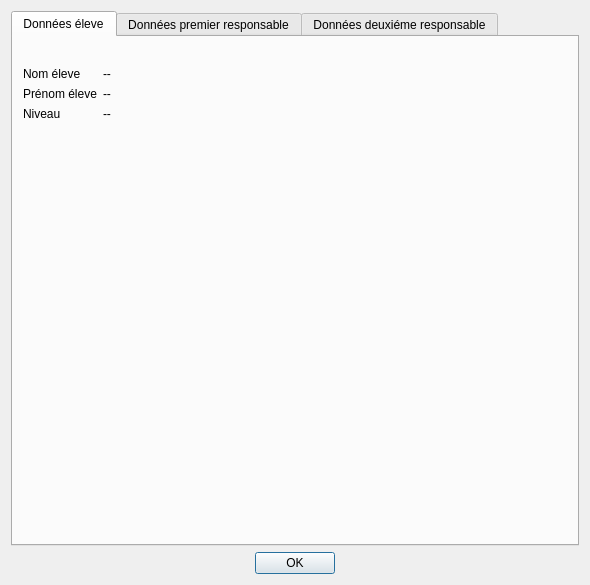
<?xml version="1.0" encoding="UTF-8"?>
<ui version="4.0">
 <class>DetailsDossier</class>
 <widget class="QDialog" name="DetailsDossier">
  <property name="geometry">
   <rect>
    <x>0</x>
    <y>0</y>
    <width>590</width>
    <height>585</height>
   </rect>
  </property>
  <property name="windowTitle">
   <string>Details Dossier</string>
  </property>
  <layout class="QVBoxLayout" name="verticalLayout">
   <item>
    <widget class="QTabWidget" name="tabWidget_2">
     <property name="currentIndex">
      <number>0</number>
     </property>
     <widget class="QWidget" name="tab_3">
      <attribute name="icon">
       <iconset resource="logo.qrc">
        <normaloff>:/images/Academic-Hat.png</normaloff>:/images/Academic-Hat.png</iconset>
      </attribute>
      <attribute name="title">
       <string>Données éleve</string>
      </attribute>
      <widget class="QWidget" name="layoutWidget">
       <property name="geometry">
        <rect>
         <x>10</x>
         <y>30</y>
         <width>551</width>
         <height>361</height>
        </rect>
       </property>
       <layout class="QFormLayout" name="formLayout">
        <item row="0" column="0">
         <widget class="QLabel" name="nomLeveLabel">
          <property name="text">
           <string>Nom éleve</string>
          </property>
         </widget>
        </item>
        <item row="1" column="0">
         <widget class="QLabel" name="prNomLeveLabel">
          <property name="text">
           <string>Prénom éleve</string>
          </property>
         </widget>
        </item>
        <item row="2" column="0">
         <widget class="QLabel" name="niveauLabel">
          <property name="text">
           <string>Niveau</string>
          </property>
         </widget>
        </item>
        <item row="0" column="1">
         <widget class="QLabel" name="label_2">
          <property name="text">
           <string>--</string>
          </property>
         </widget>
        </item>
        <item row="1" column="1">
         <widget class="QLabel" name="label_3">
          <property name="text">
           <string>--</string>
          </property>
         </widget>
        </item>
        <item row="2" column="1">
         <widget class="QLabel" name="label_5">
          <property name="text">
           <string>--</string>
          </property>
         </widget>
        </item>
       </layout>
      </widget>
     </widget>
     <widget class="QWidget" name="tab_4">
      <attribute name="icon">
       <iconset resource="logo.qrc">
        <normaloff>:/images/User.png</normaloff>:/images/User.png</iconset>
      </attribute>
      <attribute name="title">
       <string>Données premier responsable</string>
      </attribute>
      <widget class="QWidget" name="layoutWidget_2">
       <property name="geometry">
        <rect>
         <x>10</x>
         <y>20</y>
         <width>551</width>
         <height>471</height>
        </rect>
       </property>
       <layout class="QFormLayout" name="formLayout_2">
        <property name="labelAlignment">
         <set>Qt::AlignLeading|Qt::AlignLeft|Qt::AlignVCenter</set>
        </property>
        <property name="formAlignment">
         <set>Qt::AlignRight|Qt::AlignTop|Qt::AlignTrailing</set>
        </property>
        <property name="rightMargin">
         <number>0</number>
        </property>
        <item row="0" column="0">
         <widget class="QLabel" name="nomPremierResponsableLabel">
          <property name="text">
           <string>Nom Premier Responsable</string>
          </property>
         </widget>
        </item>
        <item row="1" column="0">
         <widget class="QLabel" name="prNomPremierResponsableLabel">
          <property name="text">
           <string>Prénom Premier Responsable    </string>
          </property>
         </widget>
        </item>
        <item row="3" column="0">
         <widget class="QLabel" name="label">
          <property name="text">
           <string>Adresse Premier Responsable</string>
          </property>
         </widget>
        </item>
        <item row="3" column="1">
         <widget class="QTabWidget" name="tabWidget">
          <property name="sizeIncrement">
           <size>
            <width>0</width>
            <height>0</height>
           </size>
          </property>
          <property name="currentIndex">
           <number>0</number>
          </property>
          <widget class="QWidget" name="tab">
           <property name="minimumSize">
            <size>
             <width>0</width>
             <height>190</height>
            </size>
           </property>
           <property name="layoutDirection">
            <enum>Qt::LeftToRight</enum>
           </property>
           <attribute name="icon">
            <iconset resource="logo.qrc">
             <normaloff>:/images/home.png</normaloff>:/images/home.png</iconset>
           </attribute>
           <attribute name="title">
            <string>Adresse Personelle</string>
           </attribute>
           <widget class="QWidget" name="layoutWidget_3">
            <property name="geometry">
             <rect>
              <x>10</x>
              <y>20</y>
              <width>311</width>
              <height>161</height>
             </rect>
            </property>
            <layout class="QFormLayout" name="formLayout_10">
             <item row="0" column="0">
              <widget class="QLabel" name="ligneAdresse1Label">
               <property name="text">
                <string>Ligne Adresse 1</string>
               </property>
              </widget>
             </item>
             <item row="1" column="0">
              <widget class="QLabel" name="ligneAdress2Label">
               <property name="text">
                <string>Ligne Adress 2</string>
               </property>
              </widget>
             </item>
             <item row="2" column="0">
              <widget class="QLabel" name="villeLabel">
               <property name="text">
                <string>Ville</string>
               </property>
              </widget>
             </item>
             <item row="3" column="0">
              <widget class="QLabel" name="codePostaleLabel">
               <property name="text">
                <string>CodePostale</string>
               </property>
              </widget>
             </item>
             <item row="4" column="0">
              <widget class="QLabel" name="paysLabel">
               <property name="text">
                <string>Pays</string>
               </property>
              </widget>
             </item>
             <item row="0" column="1">
              <widget class="QLabel" name="label_8">
               <property name="text">
                <string>--</string>
               </property>
              </widget>
             </item>
             <item row="1" column="1">
              <widget class="QLabel" name="label_9">
               <property name="text">
                <string>--</string>
               </property>
              </widget>
             </item>
             <item row="2" column="1">
              <widget class="QLabel" name="label_10">
               <property name="text">
                <string>--</string>
               </property>
              </widget>
             </item>
             <item row="3" column="1">
              <widget class="QLabel" name="label_11">
               <property name="text">
                <string>--</string>
               </property>
              </widget>
             </item>
             <item row="4" column="1">
              <widget class="QLabel" name="label_12">
               <property name="text">
                <string>--</string>
               </property>
              </widget>
             </item>
            </layout>
           </widget>
          </widget>
          <widget class="QWidget" name="tab_2">
           <attribute name="icon">
            <iconset resource="logo.qrc">
             <normaloff>:/images/suitcase.png</normaloff>:/images/suitcase.png</iconset>
           </attribute>
           <attribute name="title">
            <string>Adresse Professionnelle</string>
           </attribute>
           <widget class="QWidget" name="layoutWidget_4">
            <property name="geometry">
             <rect>
              <x>10</x>
              <y>20</y>
              <width>311</width>
              <height>161</height>
             </rect>
            </property>
            <layout class="QFormLayout" name="formLayout_11">
             <item row="0" column="0">
              <widget class="QLabel" name="ligneAdresse1Label_5">
               <property name="text">
                <string>Ligne Adresse 1</string>
               </property>
              </widget>
             </item>
             <item row="1" column="0">
              <widget class="QLabel" name="ligneAdress2Label_5">
               <property name="text">
                <string>Ligne Adress 2</string>
               </property>
              </widget>
             </item>
             <item row="2" column="0">
              <widget class="QLabel" name="villeLabel_5">
               <property name="text">
                <string>Ville</string>
               </property>
              </widget>
             </item>
             <item row="3" column="0">
              <widget class="QLabel" name="codePostaleLabel_5">
               <property name="text">
                <string>CodePostale</string>
               </property>
              </widget>
             </item>
             <item row="4" column="0">
              <widget class="QLabel" name="paysLabel_5">
               <property name="text">
                <string>Pays</string>
               </property>
              </widget>
             </item>
             <item row="0" column="1">
              <widget class="QLabel" name="label_14">
               <property name="text">
                <string>--</string>
               </property>
              </widget>
             </item>
             <item row="1" column="1">
              <widget class="QLabel" name="label_15">
               <property name="text">
                <string>--</string>
               </property>
              </widget>
             </item>
             <item row="2" column="1">
              <widget class="QLabel" name="label_16">
               <property name="text">
                <string>--</string>
               </property>
              </widget>
             </item>
             <item row="3" column="1">
              <widget class="QLabel" name="label_17">
               <property name="text">
                <string>--</string>
               </property>
              </widget>
             </item>
             <item row="4" column="1">
              <widget class="QLabel" name="label_18">
               <property name="text">
                <string>--</string>
               </property>
              </widget>
             </item>
            </layout>
           </widget>
          </widget>
         </widget>
        </item>
        <item row="4" column="0">
         <widget class="QLabel" name="nTelephonesLabel">
          <property name="text">
           <string>N° Telephones</string>
          </property>
         </widget>
        </item>
        <item row="4" column="1">
         <layout class="QGridLayout" name="gridLayout">
          <item row="0" column="0">
           <widget class="QLabel" name="label_13">
            <property name="text">
             <string>--</string>
            </property>
           </widget>
          </item>
         </layout>
        </item>
        <item row="0" column="1">
         <widget class="QLabel" name="label_6">
          <property name="text">
           <string>--</string>
          </property>
         </widget>
        </item>
        <item row="1" column="1">
         <widget class="QLabel" name="label_7">
          <property name="text">
           <string>--</string>
          </property>
         </widget>
        </item>
        <item row="2" column="0">
         <widget class="QLabel" name="professionLabel">
          <property name="text">
           <string>Profession</string>
          </property>
         </widget>
        </item>
        <item row="2" column="1">
         <widget class="QLabel" name="label_32">
          <property name="text">
           <string>--</string>
          </property>
         </widget>
        </item>
       </layout>
      </widget>
     </widget>
     <widget class="QWidget" name="tab_5">
      <attribute name="icon">
       <iconset resource="logo.qrc">
        <normaloff>:/images/User.png</normaloff>:/images/User.png</iconset>
      </attribute>
      <attribute name="title">
       <string>Données deuxiéme responsable</string>
      </attribute>
      <widget class="QWidget" name="layoutWidget_5">
       <property name="geometry">
        <rect>
         <x>10</x>
         <y>20</y>
         <width>551</width>
         <height>471</height>
        </rect>
       </property>
       <layout class="QFormLayout" name="formLayout_8">
        <item row="0" column="0">
         <widget class="QLabel" name="nomPremierResponsableLabel_4">
          <property name="text">
           <string>Nom deuxiéme Responsable</string>
          </property>
         </widget>
        </item>
        <item row="1" column="0">
         <widget class="QLabel" name="prNomPremierResponsableLabel_4">
          <property name="text">
           <string>Prénom deuxiéme Responsable</string>
          </property>
         </widget>
        </item>
        <item row="3" column="0">
         <widget class="QLabel" name="label_4">
          <property name="text">
           <string>Adresse deuxiéme Responsable</string>
          </property>
         </widget>
        </item>
        <item row="4" column="0">
         <widget class="QLabel" name="nTelephonesLabel_4">
          <property name="text">
           <string>N° Telephones</string>
          </property>
         </widget>
        </item>
        <item row="4" column="1">
         <layout class="QGridLayout" name="gridLayout_4">
          <item row="0" column="0">
           <widget class="QLabel" name="label_26">
            <property name="text">
             <string>--</string>
            </property>
           </widget>
          </item>
         </layout>
        </item>
        <item row="3" column="1">
         <widget class="QTabWidget" name="tabWidget_3">
          <property name="sizeIncrement">
           <size>
            <width>0</width>
            <height>0</height>
           </size>
          </property>
          <property name="currentIndex">
           <number>0</number>
          </property>
          <widget class="QWidget" name="tab_8">
           <property name="minimumSize">
            <size>
             <width>0</width>
             <height>190</height>
            </size>
           </property>
           <property name="layoutDirection">
            <enum>Qt::LeftToRight</enum>
           </property>
           <attribute name="icon">
            <iconset resource="logo.qrc">
             <normaloff>:/images/home.png</normaloff>:/images/home.png</iconset>
           </attribute>
           <attribute name="title">
            <string>Adresse Personelle</string>
           </attribute>
           <widget class="QWidget" name="layoutWidget_6">
            <property name="geometry">
             <rect>
              <x>10</x>
              <y>20</y>
              <width>311</width>
              <height>161</height>
             </rect>
            </property>
            <layout class="QFormLayout" name="formLayout_14">
             <item row="0" column="0">
              <widget class="QLabel" name="ligneAdresse1Label_3">
               <property name="text">
                <string>Ligne Adresse 1</string>
               </property>
              </widget>
             </item>
             <item row="1" column="0">
              <widget class="QLabel" name="ligneAdress2Label_3">
               <property name="text">
                <string>Ligne Adress 2</string>
               </property>
              </widget>
             </item>
             <item row="2" column="0">
              <widget class="QLabel" name="villeLabel_3">
               <property name="text">
                <string>Ville</string>
               </property>
              </widget>
             </item>
             <item row="3" column="0">
              <widget class="QLabel" name="codePostaleLabel_3">
               <property name="text">
                <string>CodePostale</string>
               </property>
              </widget>
             </item>
             <item row="4" column="0">
              <widget class="QLabel" name="paysLabel_3">
               <property name="text">
                <string>Pays</string>
               </property>
              </widget>
             </item>
             <item row="0" column="1">
              <widget class="QLabel" name="label_27">
               <property name="text">
                <string>--</string>
               </property>
              </widget>
             </item>
             <item row="1" column="1">
              <widget class="QLabel" name="label_28">
               <property name="text">
                <string>--</string>
               </property>
              </widget>
             </item>
             <item row="2" column="1">
              <widget class="QLabel" name="label_29">
               <property name="text">
                <string>--</string>
               </property>
              </widget>
             </item>
             <item row="3" column="1">
              <widget class="QLabel" name="label_30">
               <property name="text">
                <string>--</string>
               </property>
              </widget>
             </item>
             <item row="4" column="1">
              <widget class="QLabel" name="label_31">
               <property name="text">
                <string>--</string>
               </property>
              </widget>
             </item>
            </layout>
           </widget>
          </widget>
          <widget class="QWidget" name="tab_9">
           <attribute name="icon">
            <iconset resource="logo.qrc">
             <normaloff>:/images/suitcase.png</normaloff>:/images/suitcase.png</iconset>
           </attribute>
           <attribute name="title">
            <string>Adresse Professionnelle</string>
           </attribute>
           <widget class="QWidget" name="layoutWidget_7">
            <property name="geometry">
             <rect>
              <x>10</x>
              <y>20</y>
              <width>311</width>
              <height>161</height>
             </rect>
            </property>
            <layout class="QFormLayout" name="formLayout_15">
             <item row="0" column="0">
              <widget class="QLabel" name="ligneAdresse1Label_7">
               <property name="text">
                <string>Ligne Adresse 1</string>
               </property>
              </widget>
             </item>
             <item row="1" column="0">
              <widget class="QLabel" name="ligneAdress2Label_7">
               <property name="text">
                <string>Ligne Adress 2</string>
               </property>
              </widget>
             </item>
             <item row="2" column="0">
              <widget class="QLabel" name="villeLabel_7">
               <property name="text">
                <string>Ville</string>
               </property>
              </widget>
             </item>
             <item row="3" column="0">
              <widget class="QLabel" name="codePostaleLabel_7">
               <property name="text">
                <string>CodePostale</string>
               </property>
              </widget>
             </item>
             <item row="4" column="0">
              <widget class="QLabel" name="paysLabel_7">
               <property name="text">
                <string>Pays</string>
               </property>
              </widget>
             </item>
             <item row="0" column="1">
              <widget class="QLabel" name="label_21">
               <property name="text">
                <string>--</string>
               </property>
              </widget>
             </item>
             <item row="1" column="1">
              <widget class="QLabel" name="label_22">
               <property name="text">
                <string>--</string>
               </property>
              </widget>
             </item>
             <item row="2" column="1">
              <widget class="QLabel" name="label_23">
               <property name="text">
                <string>--</string>
               </property>
              </widget>
             </item>
             <item row="3" column="1">
              <widget class="QLabel" name="label_24">
               <property name="text">
                <string>--</string>
               </property>
              </widget>
             </item>
             <item row="4" column="1">
              <widget class="QLabel" name="label_25">
               <property name="text">
                <string>--</string>
               </property>
              </widget>
             </item>
            </layout>
           </widget>
          </widget>
         </widget>
        </item>
        <item row="0" column="1">
         <widget class="QLabel" name="label_19">
          <property name="text">
           <string>--</string>
          </property>
         </widget>
        </item>
        <item row="1" column="1">
         <widget class="QLabel" name="label_20">
          <property name="text">
           <string>--</string>
          </property>
         </widget>
        </item>
        <item row="2" column="0">
         <widget class="QLabel" name="professionLabel_2">
          <property name="text">
           <string>Profession</string>
          </property>
         </widget>
        </item>
        <item row="2" column="1">
         <widget class="QLabel" name="label_33">
          <property name="text">
           <string>--</string>
          </property>
         </widget>
        </item>
       </layout>
      </widget>
     </widget>
    </widget>
   </item>
   <item>
    <widget class="QDialogButtonBox" name="buttonBox">
     <property name="orientation">
      <enum>Qt::Horizontal</enum>
     </property>
     <property name="standardButtons">
      <set>QDialogButtonBox::Ok</set>
     </property>
     <property name="centerButtons">
      <bool>true</bool>
     </property>
    </widget>
   </item>
  </layout>
 </widget>
 <resources>
  <include location="logo.qrc"/>
 </resources>
 <connections>
  <connection>
   <sender>buttonBox</sender>
   <signal>accepted()</signal>
   <receiver>DetailsDossier</receiver>
   <slot>accept()</slot>
   <hints>
    <hint type="sourcelabel">
     <x>257</x>
     <y>575</y>
    </hint>
    <hint type="destinationlabel">
     <x>157</x>
     <y>274</y>
    </hint>
   </hints>
  </connection>
  <connection>
   <sender>buttonBox</sender>
   <signal>rejected()</signal>
   <receiver>DetailsDossier</receiver>
   <slot>reject()</slot>
   <hints>
    <hint type="sourcelabel">
     <x>325</x>
     <y>575</y>
    </hint>
    <hint type="destinationlabel">
     <x>286</x>
     <y>274</y>
    </hint>
   </hints>
  </connection>
 </connections>
</ui>
